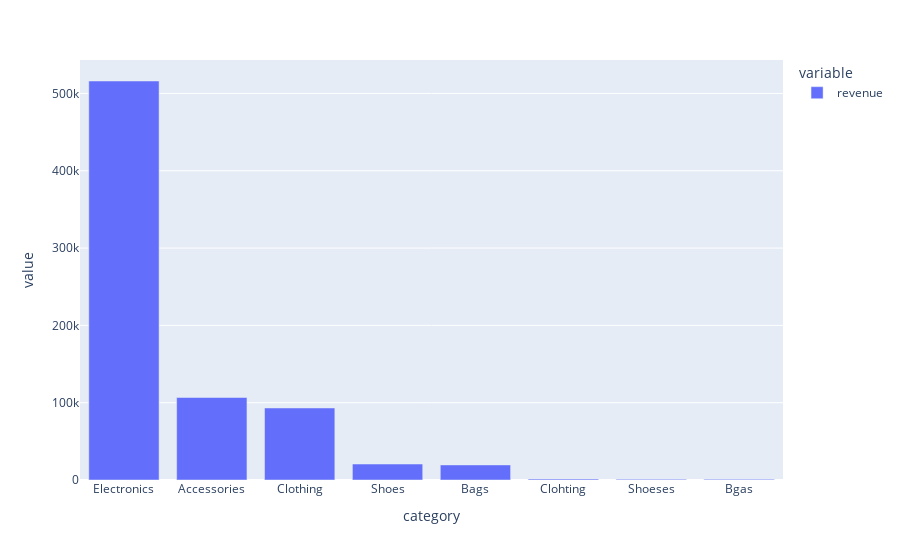

The code cell stored with this chart in its notebook:
### Code cell
px.bar(chr1)

### Figure 1 — Plotly figure (JSON) as saved in the notebook; plotly's stock layout.template omitted (floating-point values rounded to 4 significant figures)
{"data": [{"alignmentgroup": "True", "hovertemplate": "variable=revenue<br>category=%{x}<br>value=%{y}<extra></extra>", "legendgroup": "revenue", "marker": {"color": "#636efa", "pattern": {"shape": ""}}, "name": "revenue", "offsetgroup": "revenue", "orientation": "v", "showlegend": true, "textposition": "auto", "type": "bar", "x": ["Electronics", "Accessories", "Clothing", "Shoes", "Bags", "Clohting", "Shoeses", "Bgas"], "xaxis": "x", "y": [516080, 106700, 93150, 20640, 19500, 1200, 960, 900], "yaxis": "y"}], "layout": {"barmode": "relative", "legend": {"title": {"text": "variable"}, "tracegroupgap": 0}, "margin": {"t": 60}, "xaxis": {"anchor": "y", "domain": [0, 1], "title": {"text": "category"}}, "yaxis": {"anchor": "x", "domain": [0, 1], "title": {"text": "value"}}}}
